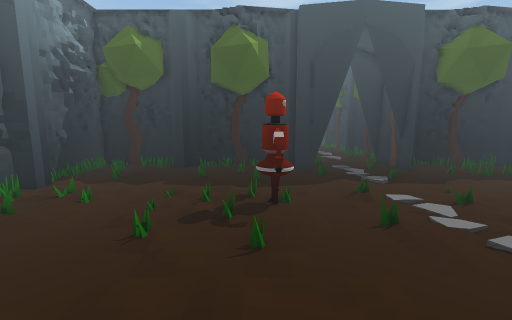
view 1 (above)

20 first-person views from a walk through a Unity game level. The camera is 1.4 m above the floor, tilts 8° down and sees 90° across. The floor is counted in squares, 0.5 m on a side. Each view is taken from the middle of a square. On the plan, view 1 faces up. The plan holds only what a view shows up to about 19 squares ahead; the rest is blank. The place goes on beyond the plan. The player is left out.

view 2
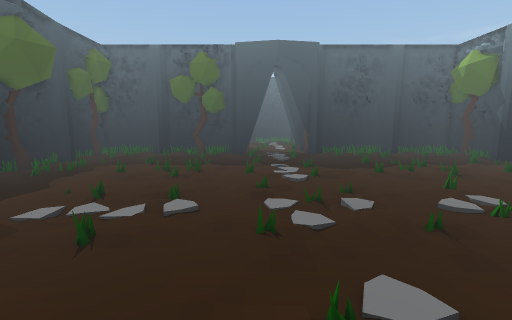

view 3
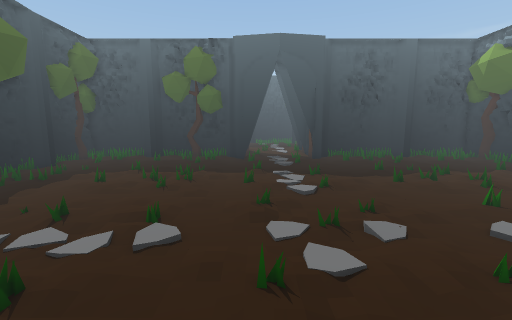

view 4
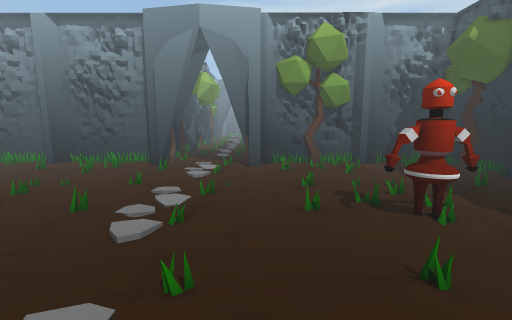

view 5
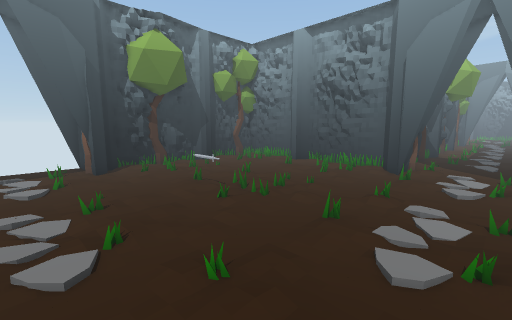

view 6
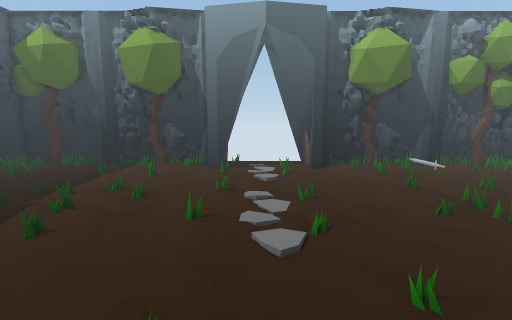

view 7
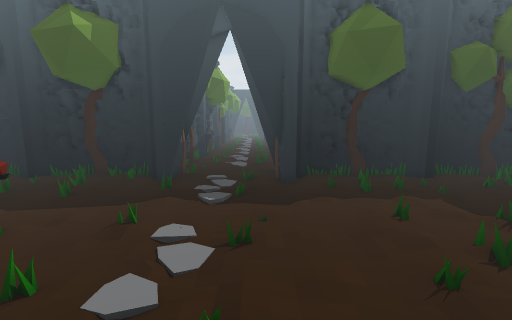

view 8
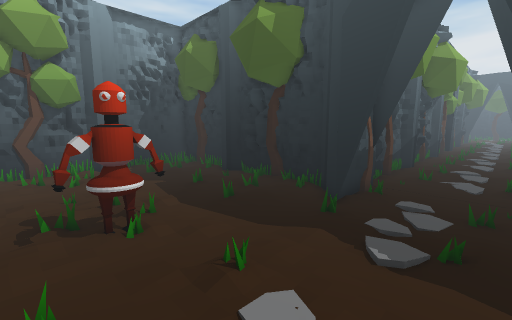

view 9
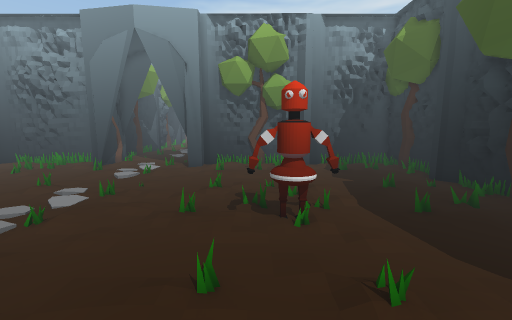

view 10
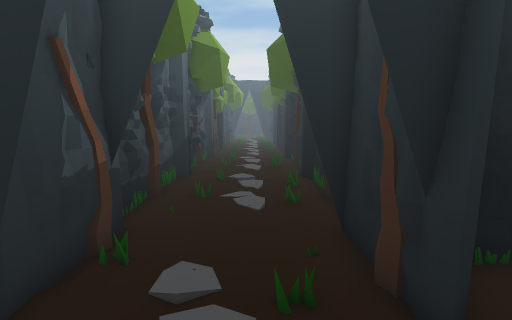

view 11
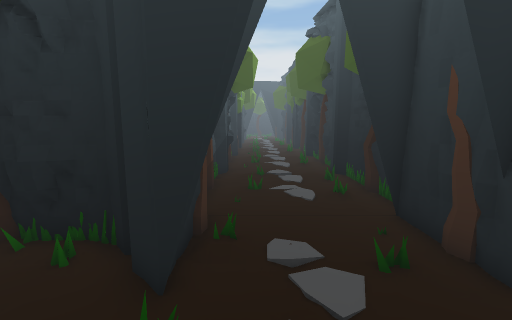

view 12
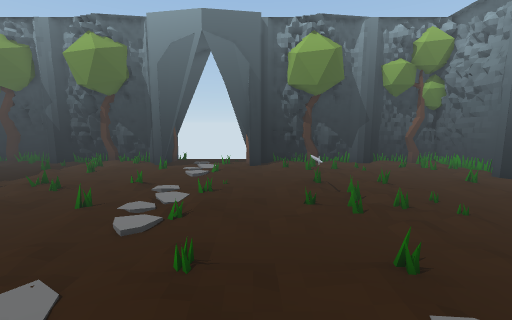

view 13
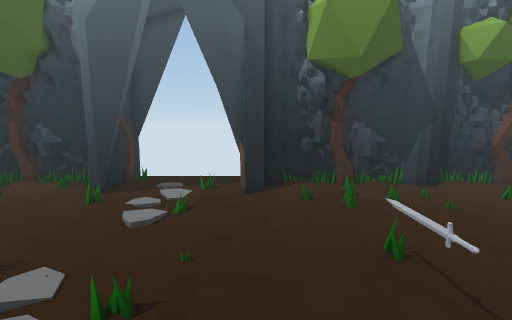

view 14
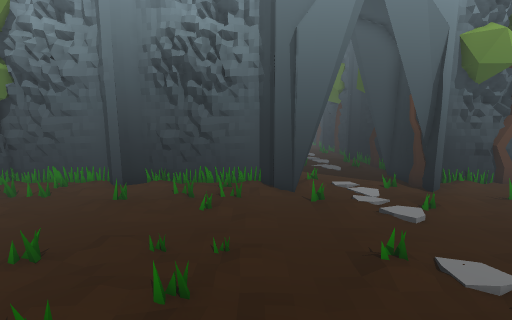

view 15
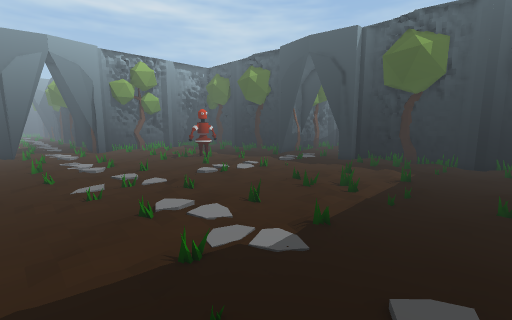

view 16
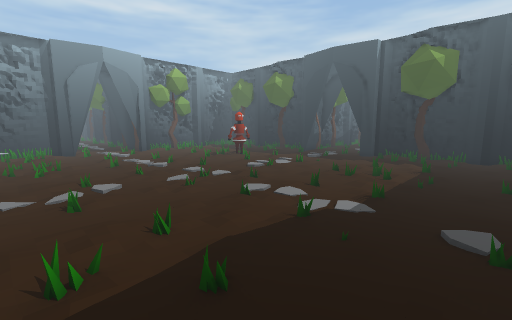

view 17
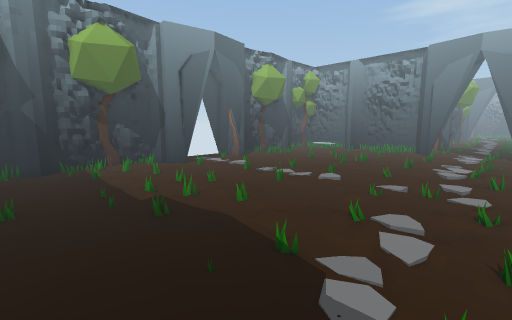

view 18
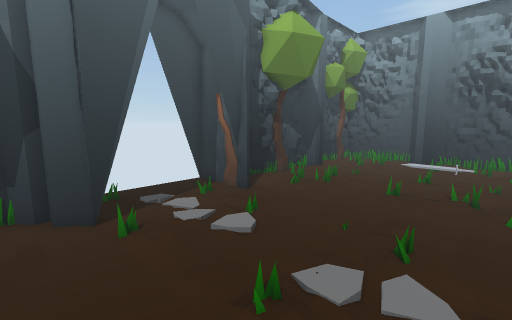

view 19
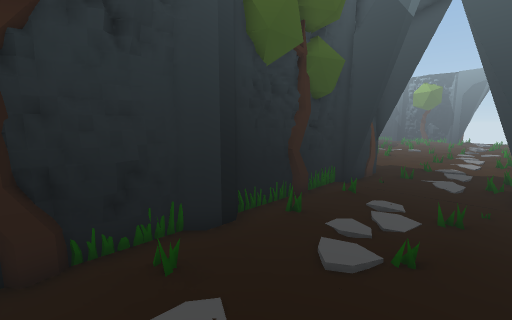

view 20
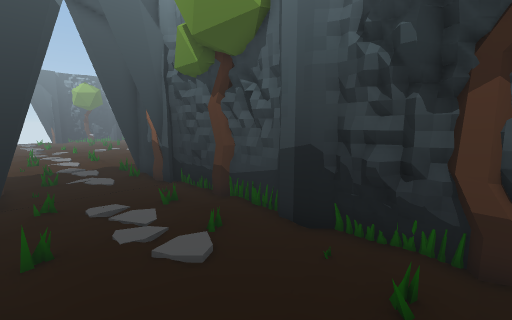

### Floor plan
Key: @ floor where view 1 was taken; # wall or solid block; . main floor; : floor 0.25 m higher than the main floor; - floor 0.25 m lower than the main floor; / step, stairs or slope; = window, fence, low wall or low ledge; R robot; I rifle; O other object.
Columns run from 11 left of view 1 to 19 right of it. Each row starts with its distance up from view 1.
 31               #......#
 30               #......#
 29               #=.....#
 28               #......#
 27               #......#
 26               #......#
 25               #......#
 24               #......#
 23               #......#
 22               #......#
 21               #......#
 20               #....###
 19               ##....##
 18   ####        ##....##      ###
 17  ###.###########....##########.
 16  #./..........##....##.........
 15  #........O....................
 14  #.............................
 13  #.............................
 12  #.............................
 11  #.............................
 10  #.........RR..................
  9  #.........RR..................
  8  #..........R..................
  7  #.....................//......
  6  #.........:............/......
  5  #.............................
  4 ###............................
  3 ###............................
  2 ...............................
  1 .................-/............
  0 ...........@....../............
 -1 ......../......................
 -2 ###............................
 -3 ###............................
 -4  #.............................
 -5  #......./.....................
 -6  #.............................
 -7  #.........I...................
 -8  #.........I...........//......
 -9  #.........:............/......
-10  #.............................
-11  #.............................
-12  #........./...................
-13  #//.......//.......:..........
-14  #./....../.........#..........
-15  #......../.=.##....##... == ..
-16  ###############....###########
-17               ##....#
-18                #    #

Where each view was taken, in squares from view 1:
view 1: 0 up, 0 right, facing up
view 2: 3 up, 2 left, facing right
view 3: 3 up, 0 right, facing right
view 4: 4 up, 8 right, facing left
view 5: 2 up, 7 right, facing down-left
view 6: 2 up, 7 right, facing down
view 7: 3 up, 8 right, facing up
view 8: 7 up, 8 right, facing up-left
view 9: 8 up, 8 right, facing left
view 10: 13 up, 7 right, facing up
view 11: 12 up, 5 right, facing up
view 12: 3 up, 3 right, facing down
view 13: 4 down, 3 right, facing down
view 14: 4 down, 2 right, facing left
view 15: 3 down, 19 right, facing up-left
view 16: 7 down, 19 right, facing up-left
view 17: 3 up, 19 right, facing down-left
view 18: 6 down, 11 right, facing down-left
view 19: 31 up, 4 right, facing down-right
view 20: 31 up, 9 right, facing down-left
